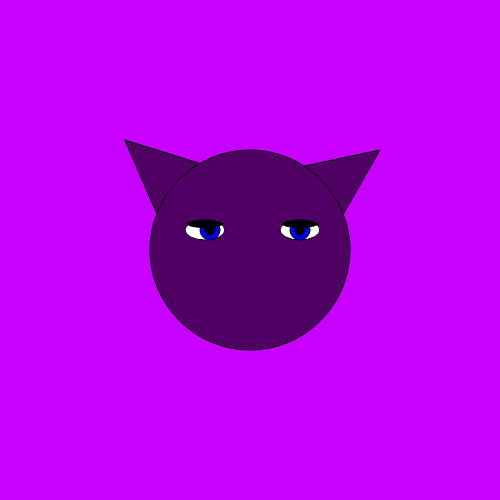
Frame 1 (no input)
Frame 60 (no input): identical to frame 1, image omitted
Frame 120 (the mouse pressed at the canvas centre since frame 60): identical to frame 1, image omitted

The p5.js sketch that drew this single still picture (run headless with seeded random() and noise() and a simulated clock; from frame 60 on, the mouse is pressed at the canvas centre):

// p5.js sketch
// ── sketch.js
function setup() {
  createCanvas(500, 500);
}

function draw() {
  background(200, 0, 300);
  fill(80, 0, 100);
  triangle(160, 220, 205, 165, 125, 140);
  triangle(340, 220, 380, 150, 300, 167);
  circle(250, 250, 200); 

  fill(255);
  ellipse(205, 230, 40, 20);
  ellipse(300, 230, 40, 20);

  fill(0, 0, 255);
  circle(210, 230, 20);
  circle(300, 230, 20);

  fill(0);
  circle(210, 230, 10);
  circle(300, 230, 10);

  ellipse(300, 224, 35, 7);
  ellipse(205, 224, 35, 7);




}
